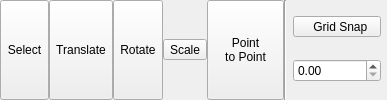
              <widget class="QWidget" name="widget_15" native="true">
               <property name="maximumSize">
                <size>
                 <width>2000</width>
                 <height>16777210</height>
                </size>
               </property>
               <layout class="QHBoxLayout" name="horizontalLayout_24">
                <property name="spacing">
                 <number>0</number>
                </property>
                <property name="leftMargin">
                 <number>0</number>
                </property>
                <property name="topMargin">
                 <number>0</number>
                </property>
                <property name="rightMargin">
                 <number>0</number>
                </property>
                <property name="bottomMargin">
                 <number>0</number>
                </property>
                <item>
                 <widget class="QToolButton" name="select_object_button">
                  <property name="sizePolicy">
                   <sizepolicy hsizetype="Preferred" vsizetype="Preferred">
                    <horstretch>0</horstretch>
                    <verstretch>0</verstretch>
                   </sizepolicy>
                  </property>
                  <property name="toolTip">
                   <string>&lt;html&gt;&lt;head/&gt;&lt;body&gt;&lt;p&gt;Undo Last Command&lt;/p&gt;&lt;/body&gt;&lt;/html&gt;</string>
                  </property>
                  <property name="text">
                   <string>Select</string>
                  </property>
                  <property name="icon">
                   <iconset resource="../resources.qrc">
                    <normaloff>:/icons/icons8-cursor-48.png</normaloff>:/icons/icons8-cursor-48.png</iconset>
                  </property>
                  <property name="iconSize">
                   <size>
                    <width>46</width>
                    <height>48</height>
                   </size>
                  </property>
                  <property name="toolButtonStyle">
                   <enum>Qt::ToolButtonStyle::ToolButtonTextUnderIcon</enum>
                  </property>
                 </widget>
                </item>
                <item>
                 <widget class="QToolButton" name="translate_object_button">
                  <property name="sizePolicy">
                   <sizepolicy hsizetype="Preferred" vsizetype="Preferred">
                    <horstretch>0</horstretch>
                    <verstretch>0</verstretch>
                   </sizepolicy>
                  </property>
                  <property name="toolTip">
                   <string>&lt;html&gt;&lt;head/&gt;&lt;body&gt;&lt;p&gt;Redo Last Command&lt;/p&gt;&lt;/body&gt;&lt;/html&gt;</string>
                  </property>
                  <property name="text">
                   <string>Translate</string>
                  </property>
                  <property name="icon">
                   <iconset resource="../resources.qrc">
                    <normaloff>:/icons/icons8-movement-48.png</normaloff>:/icons/icons8-movement-48.png</iconset>
                  </property>
                  <property name="iconSize">
                   <size>
                    <width>46</width>
                    <height>48</height>
                   </size>
                  </property>
                  <property name="toolButtonStyle">
                   <enum>Qt::ToolButtonStyle::ToolButtonTextUnderIcon</enum>
                  </property>
                 </widget>
                </item>
                <item>
                 <widget class="QToolButton" name="rotate_object_button">
                  <property name="sizePolicy">
                   <sizepolicy hsizetype="Preferred" vsizetype="Preferred">
                    <horstretch>0</horstretch>
                    <verstretch>0</verstretch>
                   </sizepolicy>
                  </property>
                  <property name="text">
                   <string>Rotate</string>
                  </property>
                  <property name="icon">
                   <iconset resource="../resources.qrc">
                    <normaloff>:/icons/rotate.png</normaloff>:/icons/rotate.png</iconset>
                  </property>
                  <property name="iconSize">
                   <size>
                    <width>48</width>
                    <height>48</height>
                   </size>
                  </property>
                  <property name="toolButtonStyle">
                   <enum>Qt::ToolButtonStyle::ToolButtonTextUnderIcon</enum>
                  </property>
                 </widget>
                </item>
                <item>
                 <widget class="QToolButton" name="scale_object_button">
                  <property name="text">
                   <string>Scale</string>
                  </property>
                  <property name="icon">
                   <iconset resource="../resources.qrc">
                    <normaloff>:/icons/icons8-zoom-to-extents-48.png</normaloff>:/icons/icons8-zoom-to-extents-48.png</iconset>
                  </property>
                  <property name="iconSize">
                   <size>
                    <width>48</width>
                    <height>48</height>
                   </size>
                  </property>
                  <property name="toolButtonStyle">
                   <enum>Qt::ToolButtonStyle::ToolButtonTextUnderIcon</enum>
                  </property>
                 </widget>
                </item>
                <item>
                 <widget class="QToolButton" name="vertex_to_vertex_button">
                  <property name="sizePolicy">
                   <sizepolicy hsizetype="Preferred" vsizetype="Preferred">
                    <horstretch>0</horstretch>
                    <verstretch>0</verstretch>
                   </sizepolicy>
                  </property>
                  <property name="minimumSize">
                   <size>
                    <width>77</width>
                    <height>32</height>
                   </size>
                  </property>
                  <property name="text">
                   <string>Point
to Point</string>
                  </property>
                  <property name="icon">
                   <iconset resource="../resources.qrc">
                    <normaloff>:/icons/icons8-transfer-48.png</normaloff>:/icons/icons8-transfer-48.png</iconset>
                  </property>
                  <property name="iconSize">
                   <size>
                    <width>48</width>
                    <height>40</height>
                   </size>
                  </property>
                  <property name="toolButtonStyle">
                   <enum>Qt::ToolButtonStyle::ToolButtonTextUnderIcon</enum>
                  </property>
                 </widget>
                </item>
                <item>
                 <widget class="Line" name="line_57">
                  <property name="orientation">
                   <enum>Qt::Orientation::Vertical</enum>
                  </property>
                 </widget>
                </item>
                <item>
                 <widget class="QWidget" name="widget_18" native="true">
                  <property name="minimumSize">
                   <size>
                    <width>100</width>
                    <height>0</height>
                   </size>
                  </property>
                  <property name="maximumSize">
                   <size>
                    <width>130</width>
                    <height>16777215</height>
                   </size>
                  </property>
                  <layout class="QVBoxLayout" name="verticalLayout">
                   <property name="leftMargin">
                    <number>6</number>
                   </property>
                   <property name="topMargin">
                    <number>0</number>
                   </property>
                   <property name="rightMargin">
                    <number>6</number>
                   </property>
                   <property name="bottomMargin">
                    <number>0</number>
                   </property>
                   <item>
                    <widget class="QToolButton" name="grid_snapp_toggle_switch">
                     <property name="sizePolicy">
                      <sizepolicy hsizetype="Preferred" vsizetype="Fixed">
                       <horstretch>0</horstretch>
                       <verstretch>0</verstretch>
                      </sizepolicy>
                     </property>
                     <property name="text">
                      <string>  Grid Snap</string>
                     </property>
                     <property name="icon">
                      <iconset resource="../resources.qrc">
                       <normaloff>:/icons/icons8-switch-48 (1).png</normaloff>
                       <normalon>:/icons/icons8-switch-48.png</normalon>:/icons/icons8-switch-48 (1).png</iconset>
                     </property>
                     <property name="iconSize">
                      <size>
                       <width>48</width>
                       <height>20</height>
                      </size>
                     </property>
                     <property name="checkable">
                      <bool>true</bool>
                     </property>
                     <property name="checked">
                      <bool>false</bool>
                     </property>
                     <property name="toolButtonStyle">
                      <enum>Qt::ToolButtonStyle::ToolButtonTextBesideIcon</enum>
                     </property>
                    </widget>
                   </item>
                   <item>
                    <widget class="QDoubleSpinBox" name="grid_snap_unit"/>
                   </item>
                  </layout>
                 </widget>
                </item>
               </layout>
              </widget>
